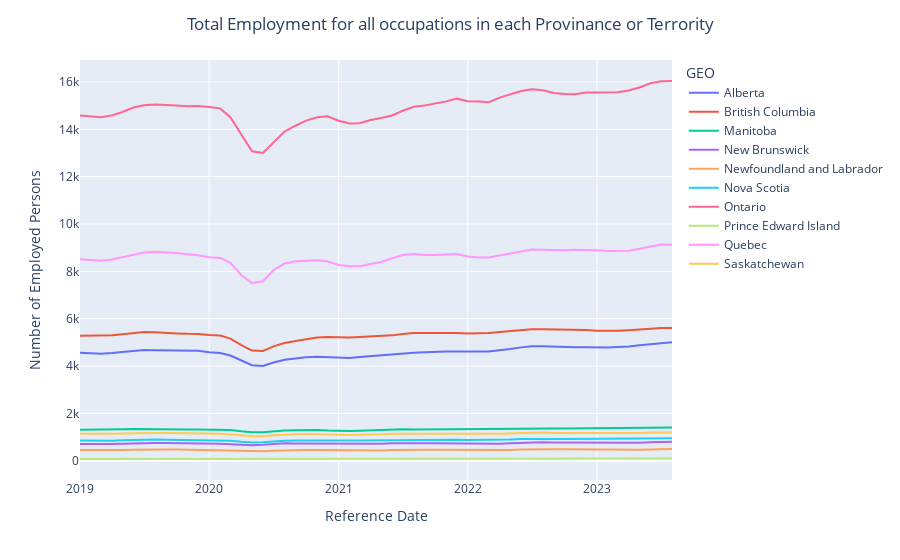

Here is the notebook cell this chart was saved with:
### Code cell
fig = px.line(employment_canada_prov, x="REF_DATE", y="VALUE", color="GEO")
fig.update_layout(xaxis_title = "Reference Date", yaxis_title = "Number of Employed Persons", title = "Total Employment for all occupations in each Provinance or Terrority"
,title_x=0.5)
fig.update_traces(textposition="bottom right")
fig.show()
